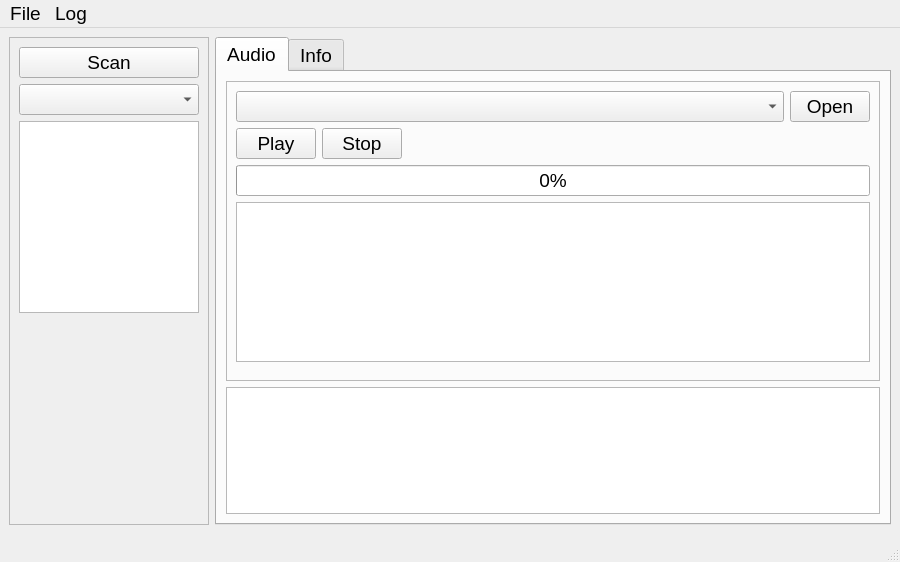
<?xml version="1.0" encoding="UTF-8"?>
<ui version="4.0">
 <class>MainWindow</class>
 <widget class="QMainWindow" name="MainWindow">
  <property name="geometry">
   <rect>
    <x>0</x>
    <y>0</y>
    <width>900</width>
    <height>562</height>
   </rect>
  </property>
  <property name="font">
   <font>
    <pointsize>14</pointsize>
   </font>
  </property>
  <property name="windowTitle">
   <string>WIZ-IOT-GUI</string>
  </property>
  <widget class="QWidget" name="centralwidget">
   <layout class="QHBoxLayout" name="horizontalLayout">
    <item>
     <widget class="QFrame" name="frame">
      <property name="minimumSize">
       <size>
        <width>200</width>
        <height>0</height>
       </size>
      </property>
      <property name="frameShape">
       <enum>QFrame::StyledPanel</enum>
      </property>
      <property name="frameShadow">
       <enum>QFrame::Raised</enum>
      </property>
      <layout class="QVBoxLayout" name="verticalLayout_2">
       <property name="spacing">
        <number>-1</number>
       </property>
       <item>
        <widget class="QPushButton" name="btn_scan">
         <property name="text">
          <string>Scan</string>
         </property>
        </widget>
       </item>
       <item>
        <widget class="QComboBox" name="combo_device"/>
       </item>
       <item>
        <widget class="QPlainTextEdit" name="text_info">
         <property name="sizePolicy">
          <sizepolicy hsizetype="Ignored" vsizetype="Minimum">
           <horstretch>0</horstretch>
           <verstretch>0</verstretch>
          </sizepolicy>
         </property>
         <property name="minimumSize">
          <size>
           <width>174</width>
           <height>0</height>
          </size>
         </property>
         <property name="cursorWidth">
          <number>0</number>
         </property>
        </widget>
       </item>
       <item>
        <spacer name="verticalSpacer">
         <property name="orientation">
          <enum>Qt::Vertical</enum>
         </property>
         <property name="sizeHint" stdset="0">
          <size>
           <width>20</width>
           <height>40</height>
          </size>
         </property>
        </spacer>
       </item>
      </layout>
     </widget>
    </item>
    <item>
     <widget class="QTabWidget" name="tabWidget">
      <property name="currentIndex">
       <number>0</number>
      </property>
      <widget class="QWidget" name="tab_audio">
       <attribute name="title">
        <string>Audio</string>
       </attribute>
       <layout class="QVBoxLayout" name="verticalLayout_3">
        <item>
         <widget class="QFrame" name="frame_2">
          <property name="minimumSize">
           <size>
            <width>0</width>
            <height>300</height>
           </size>
          </property>
          <property name="frameShape">
           <enum>QFrame::StyledPanel</enum>
          </property>
          <property name="frameShadow">
           <enum>QFrame::Raised</enum>
          </property>
          <layout class="QVBoxLayout" name="verticalLayout_4">
           <item>
            <layout class="QHBoxLayout" name="horizontalLayout_2">
             <item>
              <widget class="QComboBox" name="combo_file"/>
             </item>
             <item>
              <widget class="QPushButton" name="btn_open">
               <property name="sizePolicy">
                <sizepolicy hsizetype="Fixed" vsizetype="Fixed">
                 <horstretch>0</horstretch>
                 <verstretch>0</verstretch>
                </sizepolicy>
               </property>
               <property name="minimumSize">
                <size>
                 <width>0</width>
                 <height>0</height>
                </size>
               </property>
               <property name="text">
                <string>Open</string>
               </property>
              </widget>
             </item>
            </layout>
           </item>
           <item>
            <layout class="QHBoxLayout" name="horizontalLayout_4">
             <property name="leftMargin">
              <number>0</number>
             </property>
             <item>
              <widget class="QPushButton" name="btn_play">
               <property name="sizePolicy">
                <sizepolicy hsizetype="Minimum" vsizetype="Fixed">
                 <horstretch>0</horstretch>
                 <verstretch>0</verstretch>
                </sizepolicy>
               </property>
               <property name="text">
                <string>Play</string>
               </property>
              </widget>
             </item>
             <item>
              <widget class="QPushButton" name="btn_stop">
               <property name="text">
                <string>Stop</string>
               </property>
              </widget>
             </item>
             <item>
              <spacer name="horizontalSpacer">
               <property name="orientation">
                <enum>Qt::Horizontal</enum>
               </property>
               <property name="sizeHint" stdset="0">
                <size>
                 <width>40</width>
                 <height>20</height>
                </size>
               </property>
              </spacer>
             </item>
            </layout>
           </item>
           <item>
            <widget class="QProgressBar" name="prog_bar_play">
             <property name="sizePolicy">
              <sizepolicy hsizetype="Expanding" vsizetype="Fixed">
               <horstretch>0</horstretch>
               <verstretch>0</verstretch>
              </sizepolicy>
             </property>
             <property name="minimumSize">
              <size>
               <width>0</width>
               <height>0</height>
              </size>
             </property>
             <property name="value">
              <number>0</number>
             </property>
            </widget>
           </item>
           <item>
            <widget class="QPlainTextEdit" name="text_file_info">
             <property name="cursorWidth">
              <number>0</number>
             </property>
            </widget>
           </item>
           <item>
            <spacer name="verticalSpacer_2">
             <property name="orientation">
              <enum>Qt::Vertical</enum>
             </property>
             <property name="sizeHint" stdset="0">
              <size>
               <width>20</width>
               <height>40</height>
              </size>
             </property>
            </spacer>
           </item>
          </layout>
         </widget>
        </item>
        <item>
         <widget class="QPlainTextEdit" name="log_text"/>
        </item>
       </layout>
      </widget>
      <widget class="QWidget" name="tab_info">
       <attribute name="title">
        <string>Info</string>
       </attribute>
       <layout class="QVBoxLayout" name="verticalLayout"/>
      </widget>
     </widget>
    </item>
   </layout>
  </widget>
  <widget class="QMenuBar" name="menubar">
   <property name="geometry">
    <rect>
     <x>0</x>
     <y>0</y>
     <width>900</width>
     <height>24</height>
    </rect>
   </property>
   <widget class="QMenu" name="menuFile">
    <property name="title">
     <string>File</string>
    </property>
    <addaction name="actionForce_Exit"/>
   </widget>
   <widget class="QMenu" name="menuLog">
    <property name="title">
     <string>Log</string>
    </property>
    <addaction name="actionClear"/>
   </widget>
   <addaction name="menuFile"/>
   <addaction name="menuLog"/>
  </widget>
  <widget class="QStatusBar" name="statusbar"/>
  <action name="actionForce_Exit">
   <property name="text">
    <string>Force Exit</string>
   </property>
  </action>
  <action name="actionClear">
   <property name="text">
    <string>Clear</string>
   </property>
  </action>
 </widget>
 <resources/>
 <connections/>
</ui>
